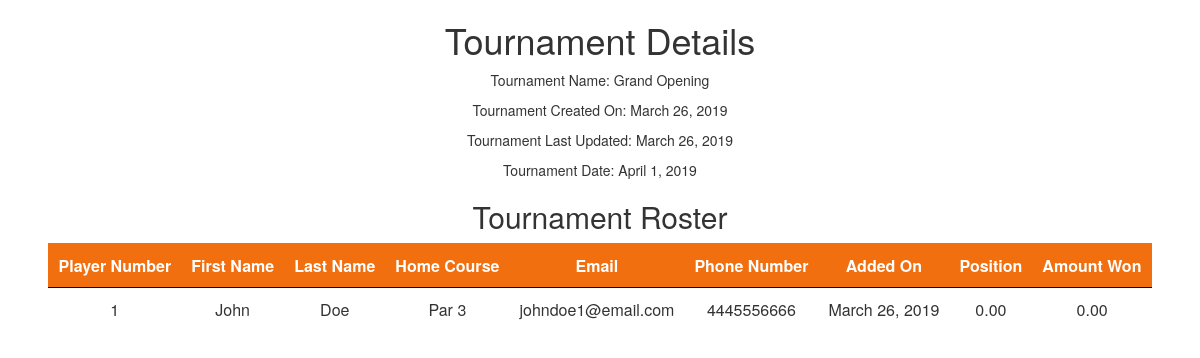
/tournament/tournamentResults/23, run on the app's committed database.
### tournament/models.py (models this page shows, shortened)
class tournament (models.Model):
    tournament_id = models.AutoField(primary_key = True)
    tournament_name = models.CharField(max_length = 50)
    shop = models.ForeignKey(proShop, related_name='shopTournament', on_delete=models.CASCADE)
    players = models.ManyToManyField(
        player,
        through='playerResults',
        through_fields=('tournament','player')
        )
    number_of_players = models.PositiveIntegerField(null=True, default=0)
    created_on = models.DateField(auto_now_add = True)
    last_updated = models.DateField(auto_now = True)
    tournament_date = models.DateField()
    active = models.BooleanField(default = True)
    def getTournamentFromID(id):
        return tournament.objects.filter(tournament_id = id)[0]

class playerResults (models.Model):
    tournament = models.ForeignKey(tournament, related_name = 'tournamentSet',on_delete=models.CASCADE)
    player = models.ForeignKey(player, related_name='tournamentPlayer', on_delete=models.CASCADE)
    amount_won = models.DecimalField(max_digits=11,decimal_places=2, blank=True, null=True, default = 0.00)
    position = models.PositiveIntegerField(blank=True, null=True, default = '0')
    added_on = models.DateField(auto_now_add = True)
    class Meta:
        verbose_name_plural = 'playerResults'
    def getTournamentPlayers(tourn):
        return playerResults.objects.filter(tournament = tourn)

### users/models.py (models this page shows, shortened)
class player (models.Model):
    user = models.OneToOneField(CustomUser, related_name='userPlayer', on_delete=models.CASCADE, primary_key = True)
    address = models.CharField(max_length = 50)
    homeCourse = models.CharField(max_length = 50)
    insrt_timestamp = models.DateField(auto_now_add = True)
    chnge_timestamp = models.DateField(auto_now = True)

class CustomUser(AbstractUser):
    user_choices = ((1,'admin'), (2,'player'), (3,'shop'), (4,'buyer'))
    objects = CustomUserManager()
    userType = models.PositiveSmallIntegerField(
                  choices=user_choices,
                  default=1)
    phoneNumber = models.CharField(max_length = 10, null=True)

### tournament/views.py (the view)
# urls.py: path('tournamentResults/<id>', views.tournamentResults, name='tournamentResults'),
def tournamentResults(request, id):
    curTournament = tournament.getTournamentFromID(id)
    tournamentPlayers = playerResults.getTournamentPlayers(curTournament)
    return render(request, 'tournaments/tournamentResults.html',{
        "curTournament" : curTournament,
        "tournamentPlayers" : tournamentPlayers,
    })

### templates/tournaments/tournamentResults.html (shortened to what this page needs)
{% load static %}
<link rel="stylesheet" href="https://maxcdn.bootstrapcdn.com/bootstrap/3.4.0/css/bootstrap.min.css">
<link rel="stylesheet" type="text/css" href="{% static 'tournament/update.css' %}">
<div class='tournDetails'>
    <h1>Tournament Details</h1>
        <p>Tournament Name: {{ curTournament.tournament_name }}</p>
        <p>Tournament Created On: {{ curTournament.created_on }}</p>
        <p>Tournament Last Updated: {{ curTournament.last_updated }}</p>
        <p>Tournament Date: {{ curTournament.tournament_date }}</p>
</div>
    <h2>Tournament Roster</h2>
    <form method='post'>
        <table>
            <thead>
                <th>Player Number</th>
                <th>First Name</th>
                <th>Last Name</th>
                <th>Home Course</th>
                <th>Email</th>
                <th>Phone Number</th>
                <th>Added On</th>
                <th>Position</th>
                <th>Amount Won</th>
            </thead>
            <tbody>
                {% for player in tournamentPlayers %}
                    <tr>
                        <td>{{ forloop.counter }}</td>
                        <td>{{ player.player.user.first_name }}</td>
                        <td>{{ player.player.user.last_name }}</td>
                        <td>{{ player.player.homeCourse }}</td>
                        <td>{{ player.player.user.email }}</td>
                        <td>{{ player.player.user.phoneNumber }}</td>
                        <td>{{ player.added_on }}</td>
                        <td>0.00</td>
                        <td>0.00</td>
                    </tr>
                {% endfor %}
            </tbody>
        </table>
    </form>

### static/tournament/update.css (style rules this page uses)
table { margin:0 auto; }
td, tr, th { padding: 10px; text-align:center; }
tbody tr { border-top:1px solid black; }
th { text-align:center; border:none; }
thead { background-color:rgb(241,111,15); color:white; border:1px solid rgb(241,111,15); }
.tournDetails { text-align:center; }

### data on the page
tournament: tournament_name "Grand Opening", created_on "March 26, 2019", last_updated "March 26, 2019", tournament_date "April 1, 2019"
playerResults: player.user.first_name "John", player.user.last_name "Doe", player.homeCourse "Par 3", player.user.email "johndoe1@email.com", player.user.phoneNumber "4445556666", added_on "March 26, 2019"
